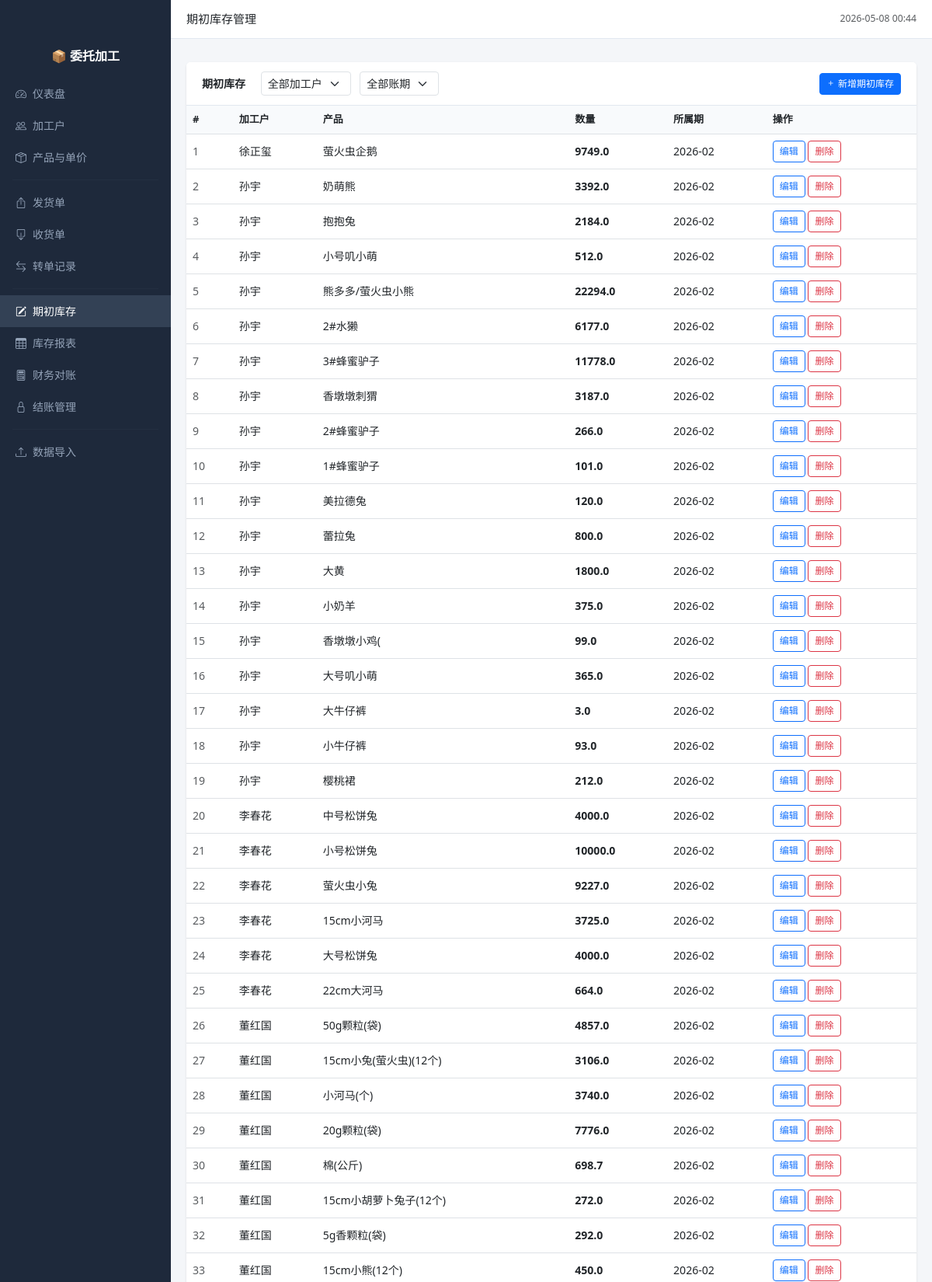
The page /begin_inventory (upper part) on the database its author committed.
### app.py (models this page shows, shortened)
class BeginInventory(db.Model):
    __tablename__ = 'begin_inventory'
    id = db.Column(db.Integer, primary_key=True)
    product_id = db.Column(db.Integer, db.ForeignKey('products.id'), nullable=False)
    processor_id = db.Column(db.Integer, db.ForeignKey('processors.id'))
    quantity = db.Column(db.Float, default=0)
    period = db.Column(db.String(20), default='2026-02')  # 所属期
    product = db.relationship('Product')
    processor = db.relationship('Processor')

class Processor(db.Model):
    __tablename__ = 'processors'
    id = db.Column(db.Integer, primary_key=True)
    name = db.Column(db.String(100), nullable=False, unique=True)
    phone = db.Column(db.String(50))
    address = db.Column(db.String(200))
    process_step = db.Column(db.String(50), default='')  # 工序：皮壳、服装、后道、充棉等
    notes = db.Column(db.Text)
    created_at = db.Column(db.DateTime, default=datetime.now)
    shipments = db.relationship('Shipment', backref='processor', lazy='dynamic')
    receipts = db.relationship('Receipt', backref='processor', lazy='dynamic')
    prices = db.relationship('ProcessorPrice', backref='processor', lazy='dynamic')

class Product(db.Model):
    __tablename__ = 'products'
    id = db.Column(db.Integer, primary_key=True)
    name = db.Column(db.String(200), nullable=False)
    unit = db.Column(db.String(20), default='个')  # 个/对/米/公斤/袋
    category_id = db.Column(db.Integer, db.ForeignKey('product_categories.id'))
    product_type = db.Column(db.String(20), default='成品')  # 成品/半成品/原材料
    notes = db.Column(db.Text)
    created_at = db.Column(db.DateTime, default=datetime.now)

### app.py (the view)
@app.route('/begin_inventory')
def begin_inventory_list():
    processor_id = request.args.get('processor_id', type=int)
    period = request.args.get('period', '')
    processors = Processor.query.order_by(Processor.name).all()
    period_rows = db.session.query(BeginInventory.period).distinct().order_by(BeginInventory.period.desc()).all()
    available_periods = [r.period for r in period_rows]
    query = BeginInventory.query.options(
        joinedload(BeginInventory.product),
        joinedload(BeginInventory.processor)
    )
    if processor_id:
        query = query.filter(BeginInventory.processor_id == processor_id)
    if period:
        query = query.filter(BeginInventory.period == period)
    records = query.order_by(BeginInventory.processor_id, BeginInventory.product_id).all()
    all_products = Product.query.order_by(Product.name).all()
    return render_template('begin_inventory.html', records=records,
                           processors=processors, processor_id=processor_id,
                           all_products=all_products,
                           available_periods=available_periods, current_period=period)

### app.py (called while the page is built)
@app.context_processor
def utility_processor():
    return {'now': lambda: datetime.now().strftime('%Y-%m-%d %H:%M'),
            'today': lambda: datetime.now().strftime('%Y-%m-%d')}

### templates/begin_inventory.html (shortened to what this page needs)
{% extends "base.html" %}
{% block page_title %}期初库存管理{% endblock %}
{% block content %}
<div class="card">
    <div class="card-header d-flex justify-content-between align-items-center">
        <span>
            期初库存
            <form class="d-inline-block ms-3" method="get">
                <select name="processor_id" class="form-select form-select-sm d-inline-block w-auto"
                        onchange="this.form.submit()">
                    <option value="">全部加工户</option>
                </select>
                <select name="period" class="form-select form-select-sm d-inline-block w-auto ms-2"
                        onchange="this.form.submit()">
                    <option value="">全部账期</option>
                </select>
            </form>
        </span>
        <button class="btn btn-primary btn-sm" data-bs-toggle="modal" data-bs-target="#addModal">
            <i class="bi bi-plus"></i> 新增期初库存
        </button>
    </div>
    <div class="card-body p-0">
        <table class="table table-hover mb-0">
            <thead>
                <tr><th>#</th><th>加工户</th><th>产品</th><th>数量</th><th>所属期</th><th>操作</th></tr>
            </thead>
            <tbody>
                {% for r in records %}
                <tr>
                    <td class="text-muted">{{ loop.index }}</td>
                    <td>{{ r.processor.name if r.processor else '-' }}</td>
                    <td class="product-name-cell" data-prodid="{{ r.product.id if r.product else '' }}" style="cursor:pointer">
                        <span class="product-name-text">{{ r.product.name if r.product else '-' }}</span>
                    </td>
                    <td>
                        <span class="qty-text fw-bold">{{ r.quantity }}</span>
                    </td>
                    <td>{{ r.period }}</td>
                    <td>
                        <button class="btn btn-outline-primary btn-sm btn-edit">编辑</button>
                        <form method="post" action="{{ url_for('begin_inventory_delete', id=r.id) }}"
                              style="display:inline" onsubmit="return confirm('删除此条期初库存？')">
                            <button class="btn btn-outline-danger btn-sm">删除</button>
                        </form>
                    </td>
                </tr>
                {% else %}
                <tr><td colspan="6" class="text-center text-muted py-4">暂无期初库存记录</td></tr>
                {% endfor %}
            </tbody>
        </table>
    </div>
</div>
{% endblock %}

### templates/base.html (style rules this page uses)
body { background: #f4f6f9; font-size: 14px; }
.card { border: none; box-shadow: 0 1px 3px rgba(0,0,0,0.1); margin-bottom: 16px; }
.card-header { background: #fff; border-bottom: 1px solid #e2e8f0; font-weight: 600; padding: 12px 20px; }
.table th { background: #f8fafc; font-weight: 600; font-size: 13px; white-space: nowrap; }
.table td { vertical-align: middle; }
.btn-sm { font-size: 12px; }

### rows shown on the page
BeginInventory: processor "徐正玺", product "萤火虫企鹅", quantity "9749.0", period "2026-02"
BeginInventory: processor "孙宇", product "奶萌熊", quantity "3392.0", period "2026-02"
BeginInventory: processor "孙宇", product "抱抱兔", quantity "2184.0", period "2026-02"
BeginInventory: processor "孙宇", product "小号叽小萌", quantity "512.0", period "2026-02"
BeginInventory: processor "孙宇", product "熊多多/萤火虫小熊", quantity "22294.0", period "2026-02"
BeginInventory: processor "孙宇", product "2#水獭", quantity "6177.0", period "2026-02"
BeginInventory: processor "孙宇", product "3#蜂蜜驴子", quantity "11778.0", period "2026-02"
BeginInventory: processor "孙宇", product "香墩墩刺猬", quantity "3187.0", period "2026-02"
BeginInventory: processor "孙宇", product "2#蜂蜜驴子", quantity "266.0", period "2026-02"
BeginInventory: processor "孙宇", product "1#蜂蜜驴子", quantity "101.0", period "2026-02"
BeginInventory: processor "孙宇", product "美拉德兔", quantity "120.0", period "2026-02"
BeginInventory: processor "孙宇", product "蕾拉兔", quantity "800.0", period "2026-02"
BeginInventory: processor "孙宇", product "大黄", quantity "1800.0", period "2026-02"
BeginInventory: processor "孙宇", product "小奶羊", quantity "375.0", period "2026-02"
BeginInventory: processor "孙宇", product "香墩墩小鸡(", quantity "99.0", period "2026-02"
BeginInventory: processor "孙宇", product "大号叽小萌", quantity "365.0", period "2026-02"
BeginInventory: processor "孙宇", product "大牛仔裤", quantity "3.0", period "2026-02"
BeginInventory: processor "孙宇", product "小牛仔裤", quantity "93.0", period "2026-02"
BeginInventory: processor "孙宇", product "樱桃裙", quantity "212.0", period "2026-02"
BeginInventory: processor "李春花", product "中号松饼兔", quantity "4000.0", period "2026-02"
BeginInventory: processor "李春花", product "小号松饼兔", quantity "10000.0", period "2026-02"
BeginInventory: processor "李春花", product "萤火虫小兔", quantity "9227.0", period "2026-02"
BeginInventory: processor "李春花", product "15cm小河马", quantity "3725.0", period "2026-02"
BeginInventory: processor "李春花", product "大号松饼兔", quantity "4000.0", period "2026-02"
BeginInventory: processor "李春花", product "22cm大河马", quantity "664.0", period "2026-02"
BeginInventory: processor "董红国", product "50g颗粒(袋)", quantity "4857.0", period "2026-02"
BeginInventory: processor "董红国", product "15cm小兔(萤火虫)(12个)", quantity "3106.0", period "2026-02"
BeginInventory: processor "董红国", product "小河马(个)", quantity "3740.0", period "2026-02"
BeginInventory: processor "董红国", product "20g颗粒(袋)", quantity "7776.0", period "2026-02"
BeginInventory: processor "董红国", product "棉(公斤)", quantity "698.7", period "2026-02"
BeginInventory: processor "董红国", product "15cm小胡萝卜兔子(12个)", quantity "272.0", period "2026-02"
BeginInventory: processor "董红国", product "5g香颗粒(袋)", quantity "292.0", period "2026-02"
BeginInventory: processor "董红国", product "15cm小熊(12个)", quantity "450.0", period "2026-02"
